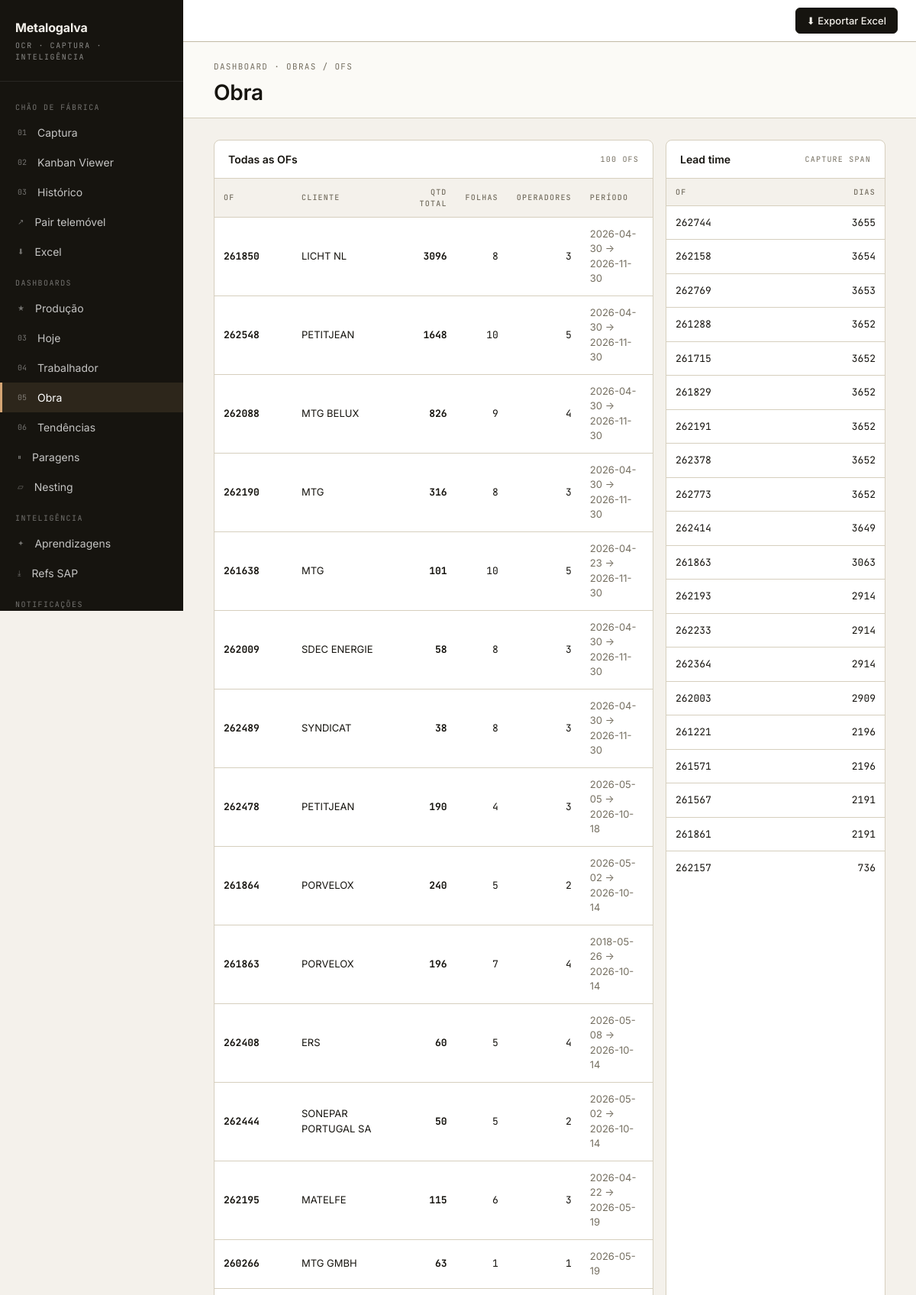
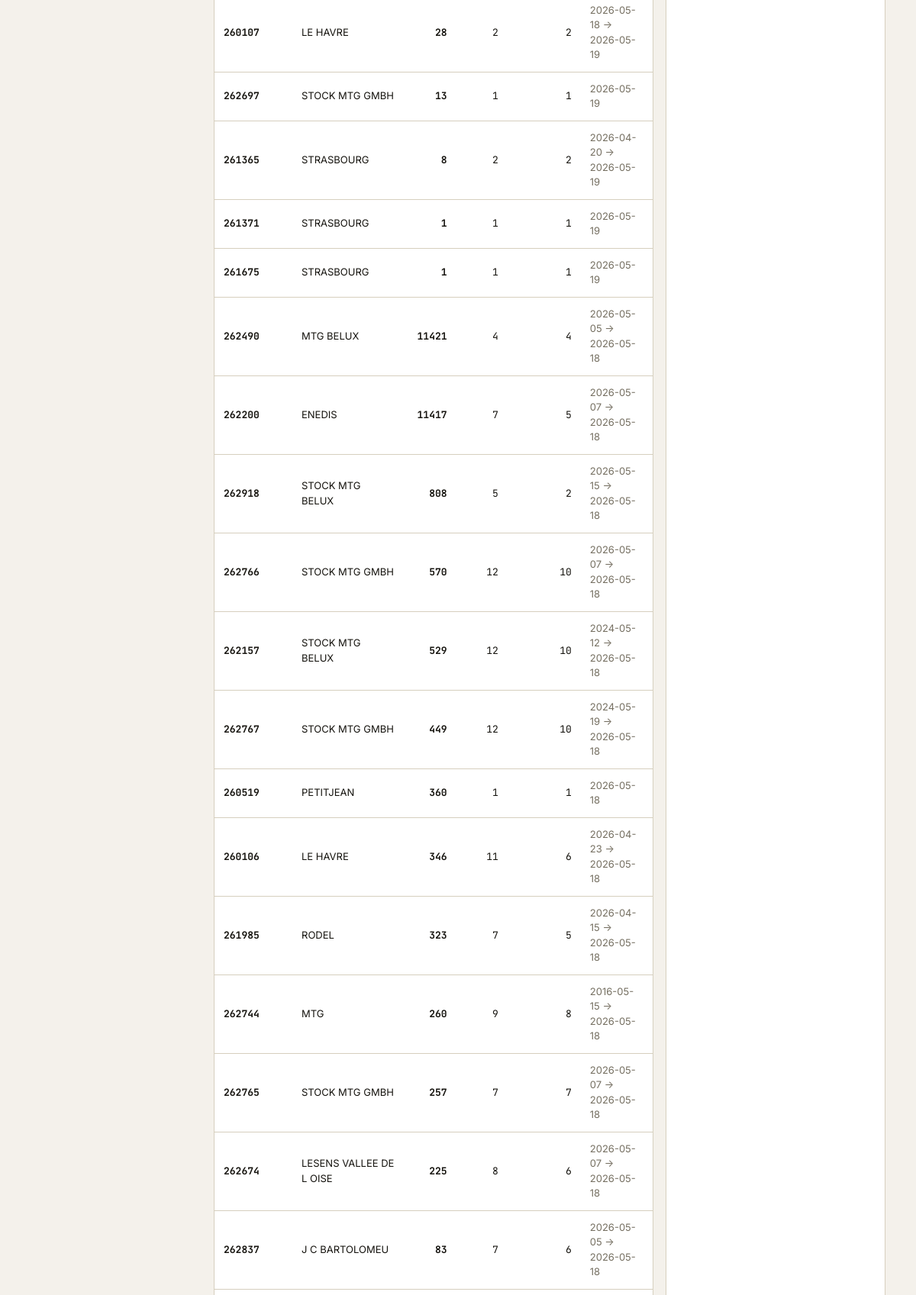
Screenshot of /dashboard/jobs (upper part) with the database file from the repository (2 pictures, top to bottom).
### tables this page shows
CREATE TABLE production_rows (
    id INTEGER PRIMARY KEY AUTOINCREMENT,
    sheet_id INTEGER NOT NULL REFERENCES sheets(id) ON DELETE CASCADE,
    row_index INTEGER NOT NULL,
    -- denormalised from sheet header / footer
    operador TEXT,
    sheet_date TEXT,                  -- DD-MM-YYYY as captured (kept as text; query via substr/julianday)
    sheet_iso_date TEXT,              -- YYYY-MM-DD for SQL date() comparisons
    captured_at TIMESTAMP,
    validated_at TIMESTAMP,
    sheet_status TEXT,
    sheet_hours REAL,                 -- footer.horas_trabalhadas as decimal hours
    sheet_total_qty INTEGER,          -- sum(qtd) of the sheet (for ratios)
    -- row data
    pri TEXT,
    cliente TEXT,
    ov TEXT,
    of TEXT,
    modelo TEXT,
    qtd INTEGER,
    comp_mm INTEGER,
    larg_mm INTEGER,
    lote TEXT,
    coni TEXT,
    esp REAL,
    lbase INTEGER,
    ltopo INTEGER, m2 REAL, nesting TEXT, qtd_metros REAL, cesta_n TEXT, inicio TEXT, fim TEXT,
    UNIQUE (sheet_id, row_index)
);

### backend/app/web/main.py (the view)
@app.get("/dashboard/jobs", response_class=HTMLResponse)
def dashboard_jobs(request: Request) -> Response:
    jobs = kpis.jobs_summary()
    leads = kpis.lead_time_per_of()
    return templates.TemplateResponse(
        request,
        "dashboard_jobs.html",
        {"jobs": jobs, "leads": leads, "active_tab": "jobs"},
    )

### backend/app/web/templates/dashboard_jobs.html (shortened to what this page needs)
{% extends "base.html" %}
{% set live = true %}
{% block content %}
<div class="page-h">
  <div>
    <div class="page-eyebrow">Dashboard · Obras / OFs</div>
    <h1 class="page-title">Obra</h1>
  </div>
</div>
<div id="dash-data" class="page-content"
     hx-get="{{ request.url }}"
     hx-trigger="every 30s"
     hx-select="#dash-data"
     hx-swap="outerHTML">
  <div style="display:grid; grid-template-columns:2fr 1fr; gap:16px;" class="d-grid">
    <div class="card">
      <div class="card-h">
        <div class="card-h-title">Todas as OFs</div>
        <div class="card-h-sub">{{ jobs|length }} OFs</div>
      </div>
      <div class="scroll-x">
        <table class="tbl">
          <thead>
            <tr>
              <th>OF</th>
              <th>Cliente</th>
              <th style="text-align:right;">Qtd total</th>
              <th style="text-align:right;">Folhas</th>
              <th style="text-align:right;">Operadores</th>
              <th>Período</th>
            </tr>
          </thead>
          <tbody>
            {% for j in jobs %}
            <tr>
              <td class="mono"><a href="/dashboard/jobs/{{ j.of }}"><b>{{ j.of }}</b></a></td>
              <td>{{ j.cliente }}</td>
              <td class="mono" style="text-align:right;"><b>{{ j.total_qty }}</b></td>
              <td class="mono" style="text-align:right;">{{ j.sheets }}</td>
              <td class="mono" style="text-align:right;">{{ j.operadores }}</td>
              <td class="muted tiny">
                {% if j.first_day == j.last_day %}{{ j.first_day }}{% else %}{{ j.first_day }} → {{ j.last_day }}{% endif %}
              </td>
            </tr>
            {% else %}
            <tr><td colspan="6" style="padding:32px; text-align:center;" class="muted">Ainda sem dados.</td></tr>
            {% endfor %}
          </tbody>
        </table>
      </div>
    </div>
    <div class="card">
      <div class="card-h"><div class="card-h-title">Lead time</div><div class="card-h-sub">Capture span</div></div>
      {% if leads %}
      <table class="tbl">
        <thead><tr><th>OF</th><th style="text-align:right;">Dias</th></tr></thead>
        <tbody>
        {% for r in leads %}
        <tr>
          <td class="mono"><a href="/dashboard/jobs/{{ r.of }}">{{ r.of }}</a></td>
          <td class="mono" style="text-align:right;">{{ r.days_span }}</td>
        </tr>
        {% endfor %}
        </tbody>
      </table>
      {% else %}<div class="card-b muted">Necessário OFs em ≥2 dias.</div>{% endif %}
    </div>
  </div>
</div>
{% endblock %}

### backend/app/web/static/design.css (style rules this page uses)
:root { --paper: #F4F1EB; --paper-2: #ECE7DD; --paper-3: #E2DCCE; --ink: #16140F; --ink-2: #2A271F; --ink-3: #4A453A; --ink-4: #756F61; --ink-5: #9B9587; --rule: #D6CFBE; --rule-2: #C2BAA5; --surface: #FBFAF6; --surface-2: #FFFFFF; --accent: #D4A574; --accent-ink: #8A5F2D; --accent-soft: #F0E2C9; --ok: #2F7D43; --ok-soft: #DDEBD8; --warn: #B8841C; --warn-soft: #F5E7C2; --crit: #B53024; --crit-soft: #F4D7D2; --info: #2D5B8A; --info-soft: #D5E2EE; --font-sans: 'Inter', system-ui, -apple-system, sans-serif; --font-mono: 'JetBrains Mono', ui-monospace, monospace; --font-hand: 'Caveat', cursive; }
* { box-sizing: border-box; }
html, body { margin: 0; padding: 0; }
body { font-family: var(--font-sans); background: var(--paper); color: var(--ink); font-size: 15px; line-height: 1.5; -webkit-font-smoothing: antialiased; -moz-osx-font-smoothing: grayscale; }
a { color: inherit; text-decoration: none; }
.mono { font-family: var(--font-mono); font-feature-settings: 'tnum'; }
.muted { color: var(--ink-4); }
.tiny { font-size: 11px; }
.scroll-x { overflow-x: auto; }
.page-h { padding: 24px 40px 12px; border-bottom: 1px solid var(--rule); background: var(--surface); display: flex; align-items: flex-end; justify-content: space-between; gap: 16px; flex-wrap: wrap; }
.page-eyebrow { font-family: var(--font-mono); font-size: 11px; letter-spacing: 0.12em; text-transform: uppercase; color: var(--ink-4); margin-bottom: 4px; }
.page-title { font-size: 28px; font-weight: 600; letter-spacing: -0.01em; margin: 0; }
.page-content { padding: 28px 40px 60px; }
.card { background: var(--surface-2); border: 1px solid var(--rule); border-radius: 8px; }
.card-h { padding: 14px 18px; border-bottom: 1px solid var(--rule); display: flex; align-items: center; justify-content: space-between; gap: 12px; }
.card-h-title { font-weight: 600; font-size: 14px; }
.card-h-sub { font-family: var(--font-mono); font-size: 10px; color: var(--ink-4); letter-spacing: 0.12em; text-transform: uppercase; }
.tbl { width: 100%; border-collapse: collapse; }
.tbl th { text-align: left; padding: 10px 12px; font-family: var(--font-mono); font-size: 10px; letter-spacing: 0.12em; text-transform: uppercase; color: var(--ink-4); font-weight: 500; border-bottom: 1px solid var(--rule); background: var(--paper); }
.tbl td { padding: 12px; border-bottom: 1px solid var(--rule); font-size: 13px; vertical-align: middle; }
.tbl tr:last-child td { border-bottom: none; }

### rows the page displays
production_rows: of "261371", cliente "STRASBOURG", total_qty "1", sheets "1", operadores "1", first_day "2026-05-19"
production_rows: of "261675", cliente "STRASBOURG", total_qty "1", sheets "1", operadores "1", first_day "2026-05-19"

### other values shown
{{ jobs|length }} "100"
{{ j.of }} "261850" "262548" "262088" "262190" "261638" "262009" "262489" "262478" "261864" "261863" "262408" "262444" "262195" "260266" "260107" "262697" "261365" "262490" "262200" "262918" "262766" "262157" "262767" "260519" "260106" "261985" "262744" "262765" "262674" "262837"
{{ j.cliente }} "LICHT NL" "PETITJEAN" "MTG BELUX" "MTG" "MTG" "SDEC ENERGIE" "SYNDICAT" "PETITJEAN" "PORVELOX" "PORVELOX" "ERS" "SONEPAR PORTUGAL SA" "MATELFE" "MTG GMBH" "LE HAVRE" "STOCK MTG GMBH" "STRASBOURG" "MTG BELUX" "ENEDIS" "STOCK MTG BELUX" "STOCK MTG GMBH" "STOCK MTG BELUX" "STOCK MTG GMBH" "PETITJEAN" "LE HAVRE" "RODEL" "MTG" "STOCK MTG GMBH" "LESENS VALLEE DE L OISE" "J C BARTOLOMEU"
{{ j.total_qty }} "3096" "1648" "826" "316" "101" "58" "38" "190" "240" "196" "60" "50" "115" "63" "28" "13" "8" "11421" "11417" "808" "570" "529" "449" "360" "346" "323" "260" "257" "225" "83"
{{ j.sheets }} "8" "10" "9" "8" "10" "8" "8" "4" "5" "7" "5" "5" "6" "1" "2" "1" "2" "4" "7" "5" "12" "12" "12" "1" "11" "7" "9" "7" "8" "7"
{{ j.operadores }} "3" "5" "4" "3" "5" "3" "3" "3" "2" "4" "4" "2" "3" "1" "2" "1" "2" "4" "5" "2" "10" "10" "10" "1" "6" "5" "8" "7" "6" "6"
{{ j.first_day }} "2026-04-30" "2026-04-30" "2026-04-30" "2026-04-30" "2026-04-23" "2026-04-30" "2026-04-30" "2026-05-05" "2026-05-02" "2018-05-26" "2026-05-08" "2026-05-02" "2026-04-22" "2026-05-18" "2026-04-20" "2026-05-05" "2026-05-07" "2026-05-15" "2026-05-07" "2024-05-12" "2024-05-19" "2026-04-23" "2026-04-15" "2016-05-15" "2026-05-07" "2026-05-07" "2026-05-05"
{{ j.last_day }} "2026-11-30" "2026-11-30" "2026-11-30" "2026-11-30" "2026-11-30" "2026-11-30" "2026-11-30" "2026-10-18" "2026-10-14" "2026-10-14" "2026-10-14" "2026-10-14" "2026-05-19" "2026-05-19" "2026-05-19" "2026-05-18" "2026-05-18" "2026-05-18" "2026-05-18" "2026-05-18" "2026-05-18" "2026-05-18" "2026-05-18" "2026-05-18" "2026-05-18" "2026-05-18" "2026-05-18"
{{ j.first_day }} "2026-05-19" "2026-05-19" "2026-05-18"
{{ r.of }} "262744" "262158" "262769" "261288" "261715" "261829" "262191" "262378" "262773" "262414" "261863" "262193" "262233" "262364" "262003" "261221" "261571" "261567" "261861" "262157"
{{ r.days_span }} "3655" "3654" "3653" "3652" "3652" "3652" "3652" "3652" "3652" "3649" "3063" "2914" "2914" "2914" "2909" "2196" "2196" "2191" "2191" "736"
